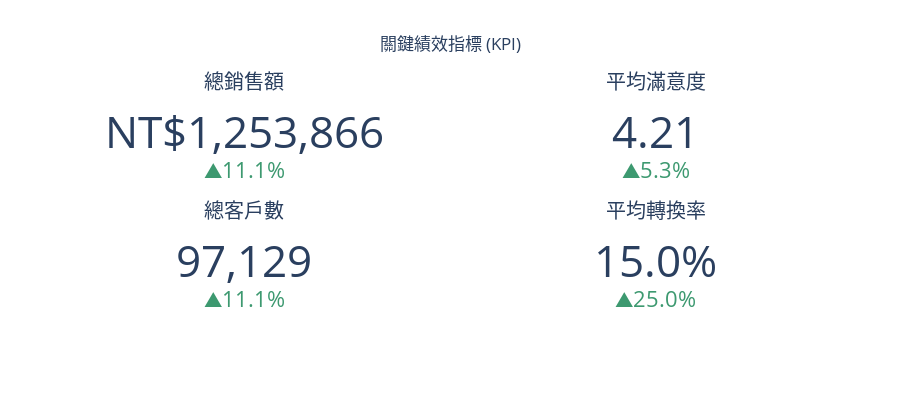
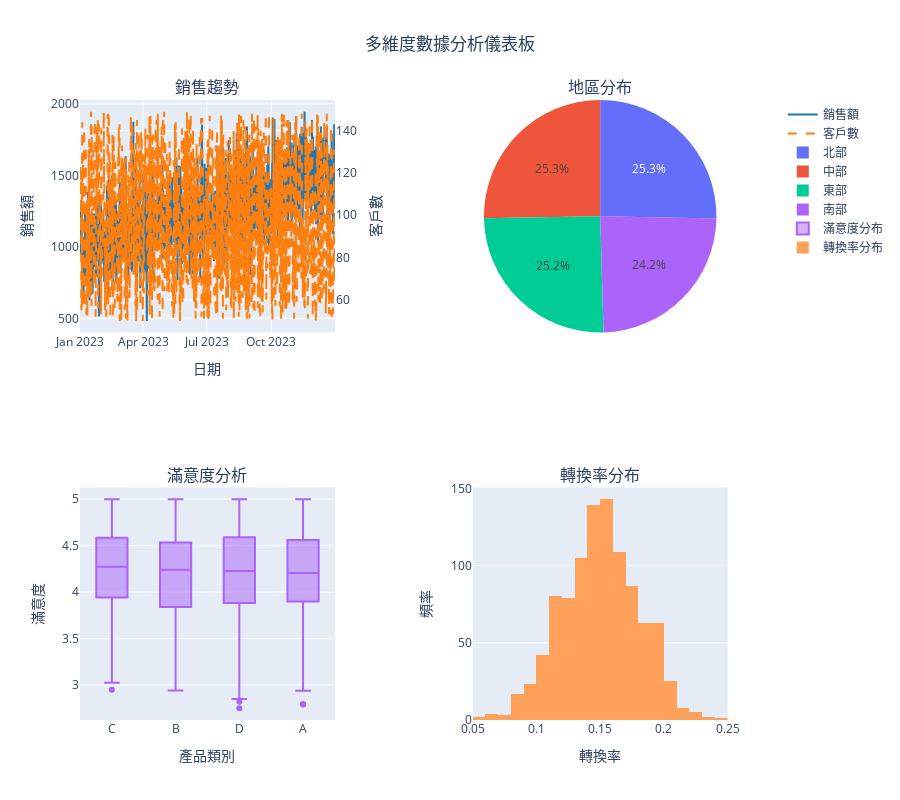
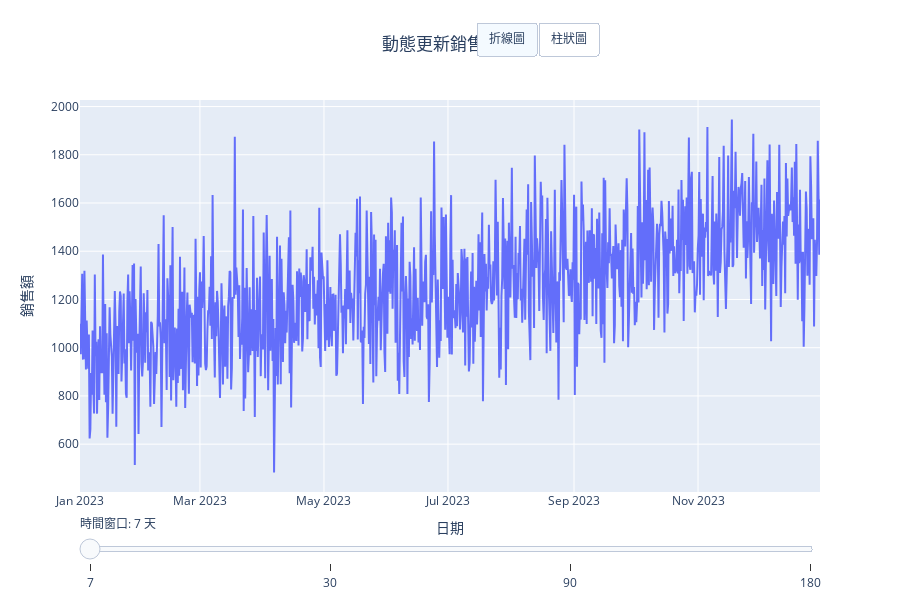
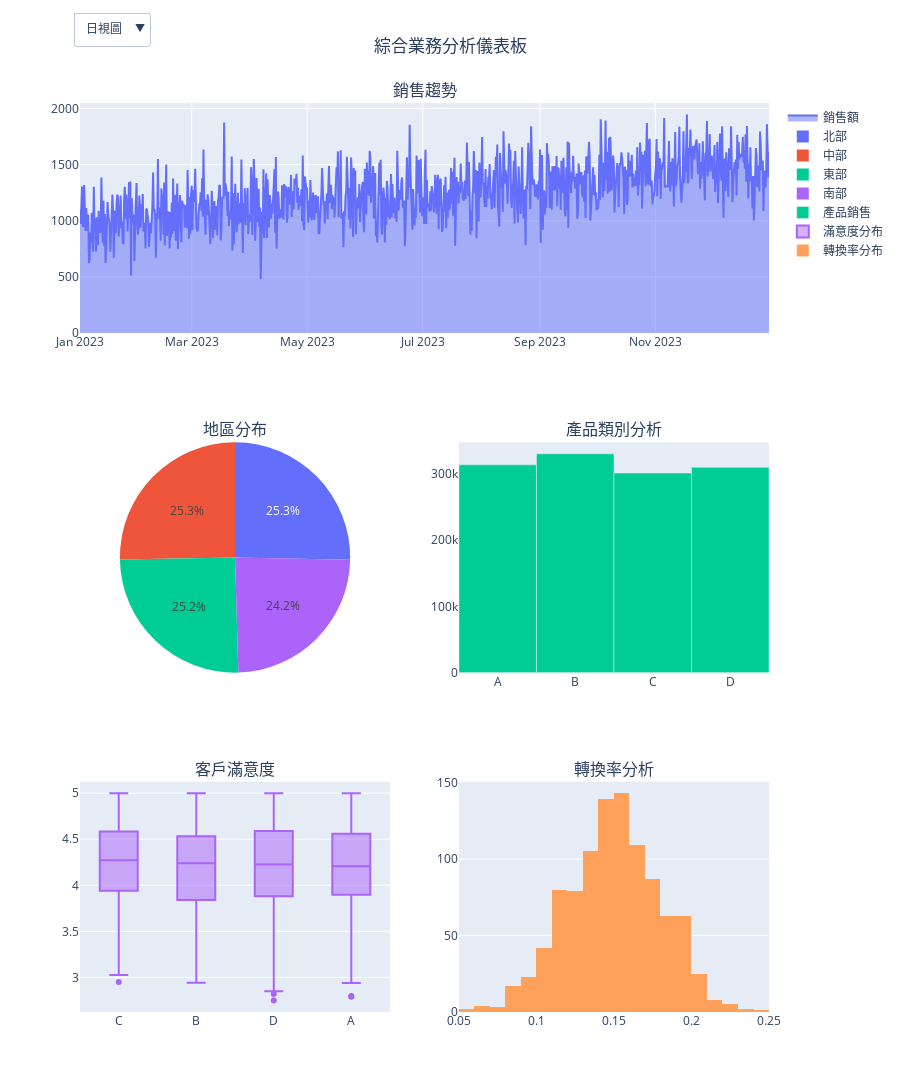

Write notebook code for charts like these, in order.
### Code cell
if __name__ == "__main__":
    print("開始執行儀表板展示...")
    
    print("\n1. 生成示例數據")
    df = generate_dashboard_data()
    print(f"已生成 {len(df)} 筆數據")
    
    print("\n2. 展示KPI卡片")
    kpi_cards()
    
    print("\n3. 展示布局範例")
    create_layout_example()
    
    print("\n4. 展示數據更新機制")
    demonstrate_update_mechanisms()
    
    print("\n5. 展示完整互動式儀表板")
    create_interactive_dashboard()
    
    print("\n儀表板展示完成！")

### Figure 1 — Plotly figure (JSON) as saved in the notebook; plotly's stock layout.template omitted (floating-point values rounded to 4 significant figures)
{"data": [{"delta": {"reference": 1128000.0, "relative": true, "valueformat": ".1%"}, "domain": {"column": 0, "row": 0}, "mode": "number+delta", "number": {"prefix": "NT$", "valueformat": ",.0f"}, "title": {"text": "總銷售額"}, "type": "indicator", "value": 1254000.0}, {"delta": {"reference": 4, "relative": true, "valueformat": ".1%"}, "domain": {"column": 1, "row": 0}, "mode": "number+delta", "number": {"valueformat": ".2f"}, "title": {"text": "平均滿意度"}, "type": "indicator", "value": 4.212}, {"delta": {"reference": 87420.0, "relative": true, "valueformat": ".1%"}, "domain": {"column": 0, "row": 1}, "mode": "number+delta", "number": {"valueformat": ",d"}, "title": {"text": "總客戶數"}, "type": "indicator", "value": 97129}, {"delta": {"reference": 0.12, "relative": true, "valueformat": ".1%"}, "domain": {"column": 1, "row": 1}, "mode": "number+delta", "number": {"valueformat": ".1%"}, "title": {"text": "平均轉換率"}, "type": "indicator", "value": 0.1499}], "layout": {"grid": {"columns": 2, "pattern": "independent", "rows": 2}, "height": 400, "showlegend": false, "title": {"text": "關鍵績效指標 (KPI)", "x": 0.5}}}

### Figure 2 — Plotly figure (JSON) as saved in the notebook; plotly's stock layout.template omitted (floating-point values rounded to 4 significant figures; data arrays with more than 128 entries replaced by an {"elided": "..."} marker saying what was removed)
{"data": [{"line": {"color": "#1f77b4"}, "name": "銷售額", "type": "scatter", "x": {"elided": "1000 str values"}, "xaxis": "x", "y": {"elided": "1000 float values"}, "yaxis": "y"}, {"line": {"color": "#ff7f0e", "dash": "dash"}, "name": "客戶數", "type": "scatter", "x": {"elided": "1000 str values"}, "xaxis": "x", "y": {"elided": "1000 int values"}, "yaxis": "y2"}, {"domain": {"x": [0.57, 0.94], "y": [0.625, 1]}, "labels": ["中部", "北部", "南部", "東部"], "name": "地區銷售", "type": "pie", "values": [317000.0, 317200.0, 304000.0, 315700.0]}, {"name": "滿意度分布", "type": "box", "x": {"elided": "1000 str values"}, "xaxis": "x2", "y": {"elided": "1000 float values"}, "yaxis": "y3"}, {"name": "轉換率分布", "nbinsx": 30, "type": "histogram", "x": {"elided": "1000 float values"}, "xaxis": "x3", "yaxis": "y4"}], "layout": {"annotations": [{"font": {"size": 16}, "showarrow": false, "text": "銷售趨勢", "x": 0.185, "xanchor": "center", "xref": "paper", "y": 1, "yanchor": "bottom", "yref": "paper"}, {"font": {"size": 16}, "showarrow": false, "text": "地區分布", "x": 0.755, "xanchor": "center", "xref": "paper", "y": 1, "yanchor": "bottom", "yref": "paper"}, {"font": {"size": 16}, "showarrow": false, "text": "滿意度分析", "x": 0.185, "xanchor": "center", "xref": "paper", "y": 0.375, "yanchor": "bottom", "yref": "paper"}, {"font": {"size": 16}, "showarrow": false, "text": "轉換率分布", "x": 0.755, "xanchor": "center", "xref": "paper", "y": 0.375, "yanchor": "bottom", "yref": "paper"}], "height": 800, "showlegend": true, "title": {"text": "多維度數據分析儀表板", "x": 0.5}, "xaxis": {"anchor": "y", "domain": [0, 0.37], "title": {"text": "日期"}}, "xaxis2": {"anchor": "y3", "domain": [0, 0.37], "title": {"text": "產品類別"}}, "xaxis3": {"anchor": "y4", "domain": [0.57, 0.94], "title": {"text": "轉換率"}}, "yaxis": {"anchor": "x", "domain": [0.625, 1], "title": {"text": "銷售額"}}, "yaxis2": {"anchor": "x", "overlaying": "y", "side": "right", "title": {"text": "客戶數"}}, "yaxis3": {"anchor": "x2", "domain": [0, 0.375], "title": {"text": "滿意度"}}, "yaxis4": {"anchor": "x3", "domain": [0, 0.375], "title": {"text": "頻率"}}}}

### Figure 3 — Plotly figure (JSON) as saved in the notebook; plotly's stock layout.template omitted (floating-point values rounded to 4 significant figures; data arrays with more than 128 entries replaced by an {"elided": "..."} marker saying what was removed)
{"data": [{"mode": "lines", "name": "銷售額", "type": "scatter", "x": {"elided": "1000 str values"}, "y": {"elided": "1000 float values"}}], "layout": {"height": 600, "sliders": [{"currentvalue": {"prefix": "時間窗口: ", "suffix": " 天"}, "steps": [{"args": [{"visible": [true]}, {"title": "最近 7 天銷售趨勢"}], "label": "7", "method": "update"}, {"args": [{"visible": [true]}, {"title": "最近 30 天銷售趨勢"}], "label": "30", "method": "update"}, {"args": [{"visible": [true]}, {"title": "最近 90 天銷售趨勢"}], "label": "90", "method": "update"}, {"args": [{"visible": [true]}, {"title": "最近 180 天銷售趨勢"}], "label": "180", "method": "update"}]}], "title": {"text": "動態更新銷售數據", "x": 0.5}, "updatemenus": [{"buttons": [{"args": [{"mode": "lines", "type": "scatter"}], "label": "折線圖", "method": "restyle"}, {"args": [{"type": "bar"}], "label": "柱狀圖", "method": "restyle"}], "direction": "right", "type": "buttons", "x": 0.7, "y": 1.2}], "xaxis": {"title": {"text": "日期"}}, "yaxis": {"title": {"text": "銷售額"}}}}

### Figure 4 — Plotly figure (JSON) as saved in the notebook; plotly's stock layout.template omitted (floating-point values rounded to 4 significant figures; data arrays with more than 128 entries replaced by an {"elided": "..."} marker saying what was removed)
{"data": [{"fill": "tozeroy", "name": "銷售額", "type": "scatter", "x": {"elided": "1000 str values"}, "xaxis": "x", "y": {"elided": "1000 float values"}, "yaxis": "y"}, {"domain": {"x": [0, 0.45], "y": [0.3733, 0.6267]}, "labels": ["中部", "北部", "南部", "東部"], "name": "地區銷售", "type": "pie", "values": [317000.0, 317200.0, 304000.0, 315700.0]}, {"name": "產品銷售", "type": "bar", "x": ["A", "B", "C", "D"], "xaxis": "x2", "y": [313300.0, 329800.0, 301000.0, 309700.0], "yaxis": "y2"}, {"name": "滿意度分布", "type": "box", "x": {"elided": "1000 str values"}, "xaxis": "x3", "y": {"elided": "1000 float values"}, "yaxis": "y3"}, {"name": "轉換率分布", "nbinsx": 30, "type": "histogram", "x": {"elided": "1000 float values"}, "xaxis": "x4", "yaxis": "y4"}], "layout": {"annotations": [{"font": {"size": 16}, "showarrow": false, "text": "銷售趨勢", "x": 0.5, "xanchor": "center", "xref": "paper", "y": 1, "yanchor": "bottom", "yref": "paper"}, {"font": {"size": 16}, "showarrow": false, "text": "地區分布", "x": 0.225, "xanchor": "center", "xref": "paper", "y": 0.6267, "yanchor": "bottom", "yref": "paper"}, {"font": {"size": 16}, "showarrow": false, "text": "產品類別分析", "x": 0.775, "xanchor": "center", "xref": "paper", "y": 0.6267, "yanchor": "bottom", "yref": "paper"}, {"font": {"size": 16}, "showarrow": false, "text": "客戶滿意度", "x": 0.225, "xanchor": "center", "xref": "paper", "y": 0.2533, "yanchor": "bottom", "yref": "paper"}, {"font": {"size": 16}, "showarrow": false, "text": "轉換率分析", "x": 0.775, "xanchor": "center", "xref": "paper", "y": 0.2533, "yanchor": "bottom", "yref": "paper"}], "height": 1200, "showlegend": true, "title": {"text": "綜合業務分析儀表板", "x": 0.5}, "updatemenus": [{"buttons": [{"args": [{"visible": [true, true, true, true, true]}], "label": "日視圖", "method": "update"}, {"args": [{"visible": [true, false, true, true, false]}], "label": "週視圖", "method": "update"}], "direction": "down", "showactive": true, "x": 0.1, "y": 1.1}], "xaxis": {"anchor": "y", "domain": [0, 1]}, "xaxis2": {"anchor": "y2", "domain": [0.55, 1]}, "xaxis3": {"anchor": "y3", "domain": [0, 0.45]}, "xaxis4": {"anchor": "y4", "domain": [0.55, 1]}, "yaxis": {"anchor": "x", "domain": [0.7467, 1]}, "yaxis2": {"anchor": "x2", "domain": [0.3733, 0.6267]}, "yaxis3": {"anchor": "x3", "domain": [0, 0.2533]}, "yaxis4": {"anchor": "x4", "domain": [0, 0.2533]}}}
